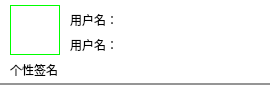
<?xml version="1.0" encoding="UTF-8"?>
<ui version="4.0">
 <class>FriendInfo</class>
 <widget class="QWidget" name="FriendInfo">
  <property name="geometry">
   <rect>
    <x>0</x>
    <y>0</y>
    <width>270</width>
    <height>85</height>
   </rect>
  </property>
  <property name="minimumSize">
   <size>
    <width>270</width>
    <height>85</height>
   </size>
  </property>
  <property name="maximumSize">
   <size>
    <width>270</width>
    <height>85</height>
   </size>
  </property>
  <property name="windowTitle">
   <string>Form</string>
  </property>
  <property name="styleSheet">
   <string notr="true">/*全局样式表*/
QWidget#FriendInfo{
	background-color: rgb(255, 255, 255);
	border-bottom:2px solid rgb(149, 149, 149);
}

/*局部样式表*/
QLabel#userHead_Lab{
	image: url(:/new/user/user/touxiang01.jpg);
	border:1px solid rgb(0, 255, 0);
}

</string>
  </property>
  <widget class="QLabel" name="userHead_Lab">
   <property name="geometry">
    <rect>
     <x>10</x>
     <y>5</y>
     <width>50</width>
     <height>50</height>
    </rect>
   </property>
   <property name="minimumSize">
    <size>
     <width>50</width>
     <height>50</height>
    </size>
   </property>
   <property name="maximumSize">
    <size>
     <width>50</width>
     <height>50</height>
    </size>
   </property>
   <property name="text">
    <string/>
   </property>
   <property name="textFormat">
    <enum>Qt::AutoText</enum>
   </property>
   <property name="scaledContents">
    <bool>false</bool>
   </property>
  </widget>
  <widget class="QLabel" name="userSign_Lab">
   <property name="geometry">
    <rect>
     <x>10</x>
     <y>60</y>
     <width>250</width>
     <height>20</height>
    </rect>
   </property>
   <property name="minimumSize">
    <size>
     <width>250</width>
     <height>20</height>
    </size>
   </property>
   <property name="maximumSize">
    <size>
     <width>250</width>
     <height>20</height>
    </size>
   </property>
   <property name="text">
    <string>个性签名</string>
   </property>
  </widget>
  <widget class="QLabel" name="userName_Lab">
   <property name="geometry">
    <rect>
     <x>130</x>
     <y>10</y>
     <width>130</width>
     <height>20</height>
    </rect>
   </property>
   <property name="minimumSize">
    <size>
     <width>130</width>
     <height>20</height>
    </size>
   </property>
   <property name="maximumSize">
    <size>
     <width>130</width>
     <height>20</height>
    </size>
   </property>
   <property name="text">
    <string/>
   </property>
  </widget>
  <widget class="QLabel" name="userNumber_Lab">
   <property name="geometry">
    <rect>
     <x>130</x>
     <y>35</y>
     <width>130</width>
     <height>20</height>
    </rect>
   </property>
   <property name="minimumSize">
    <size>
     <width>130</width>
     <height>20</height>
    </size>
   </property>
   <property name="maximumSize">
    <size>
     <width>130</width>
     <height>20</height>
    </size>
   </property>
   <property name="text">
    <string/>
   </property>
  </widget>
  <widget class="QLabel" name="label">
   <property name="geometry">
    <rect>
     <x>70</x>
     <y>10</y>
     <width>69</width>
     <height>19</height>
    </rect>
   </property>
   <property name="text">
    <string>用户名：</string>
   </property>
  </widget>
  <widget class="QLabel" name="label_2">
   <property name="geometry">
    <rect>
     <x>70</x>
     <y>35</y>
     <width>69</width>
     <height>19</height>
    </rect>
   </property>
   <property name="text">
    <string>用户名：</string>
   </property>
  </widget>
 </widget>
 <resources/>
 <connections/>
</ui>
